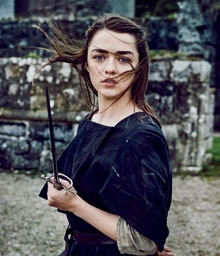
#> input picture raw.jpg, 220 x 256 px, shrunk from 1269 x 1474 before the run
$ python mosaic_jigsaw.py
#> lines starting #> are read from the running program, lines starting #| are printed output that depends on the picture
import os
import time
import cv2
import numpy as np

raw_pic_path = 'raw.jpg'
source_pic_path = 'source'


def calculate_avg_rgb(img):
    # calculate img three rgb average value
    avg_b = np.mean(img[:, :, 0])
    avg_g = np.mean(img[:, :, 1])
    avg_r = np.mean(img[:, :, 2])
    return avg_r, avg_g, avg_b


def create_source_pic_bank(source_pic_path):
    # picture material
    sources = []
    files = os.listdir(source_pic_path)
    for pic_name in files:
        pic_path = os.path.join(source_pic_path, pic_name)
        print(pic_path)
        pic = cv2.imread(pic_path)
        try:
            avg_r, avg_g, avg_b = calculate_avg_rgb(pic)
        except:
            continue
        dic = {'pic_path': pic_path, 'pic': pic,
               'avg_rgb': [avg_r, avg_g, avg_b]}
        sources.append(dic)
    return sources


def find_nearest_pic(pic, sources):
    # find child picture's most like picture in sources
    c_r, c_g, c_b = calculate_avg_rgb(pic)
    nearest_idx = 0
    nearest_distance = 255
    for i, source in enumerate(sources):
        s_r, s_g, s_b = source['avg_rgb']
        distance = abs(s_r-c_r)+abs(s_g-c_g)+abs(s_b-c_b)
        if distance < nearest_distance:
            nearest_distance = distance
            nearest_idx = i
    return nearest_idx


def main():
    raw_pic = cv2.imread(raw_pic_path)
#> raw_pic is the input picture: shape (256, 220, 3); mean B, G, R 87.6, 80.7, 82.3
    h, w, _ = raw_pic.shape
#> h = 256; w = 220
    print('Raw picture weight:', w, 'height:', h)
#| Raw picture weight: 220 height: 256

    sources = create_source_pic_bank(source_pic_path)
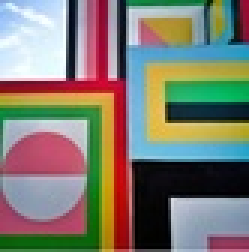
#> input picture source/1.jpg, 83 x 84 px, shrunk from 479 x 481 before the run (shown 3 times larger)
#> in create_source_pic_bank, pic is the input picture: shape (84, 83, 3); mean B, G, R 112.1, 123.5, 126.9
#> in calculate_avg_rgb, `avg_b = np.mean(img[:, :, 0])`: avg_b = 112.1
#> in calculate_avg_rgb, `avg_g = np.mean(img[:, :, 1])`: avg_g = 123.5
#> in calculate_avg_rgb, `avg_r = np.mean(img[:, :, 2])`: avg_r = 126.9
#> in create_source_pic_bank, `avg_r, avg_g, avg_b = calculate_avg_rgb(pic)`: avg_g = 123.5; avg_b = 112.1
#> sources = 3 items
    print('Sources loaded...')

    side1 = 10
    mosaic_pic_index = []  # index of most like pic's index
    for j in range(h//side1):
        t = []
        for i in range(w//side1):
            child_pic = raw_pic[j*side1:j*side1+side1, i*side1:i*side1+side1]
            idx = find_nearest_pic(child_pic, sources)
            t.append(idx)
        mosaic_pic_index.append(t)
    print('Find all nearest pictures of children pictures!')

    side2 = 50
    target_pic = np.zeros(
        (len(mosaic_pic_index)*side2, len(mosaic_pic_index[0])*side2, 3))
#> target_pic: shape (1250, 1100, 3) float64; every value is 0

    for i in range(len(mosaic_pic_index)):
        for j in range(len(mosaic_pic_index[0])):
            nearest_pic = sources[mosaic_pic_index[i][j]]['pic']
            nearest_pic = cv2.resize(nearest_pic, (side2, side2))
            target_pic[i*side2:i*side2+side2, j*side2:j *
                       side2+side2, :] = nearest_pic[:, :, ]
#> this loop made 25 passes
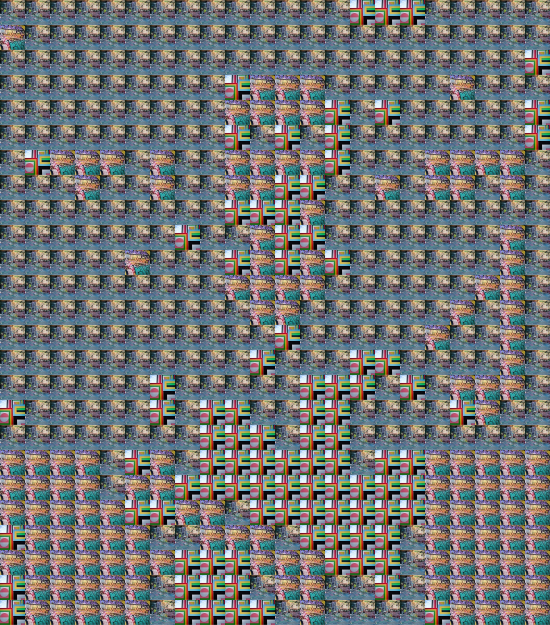
#> target_pic: shape (1250, 1100, 3) float64 (shown at 1/2 size); mean of channels 0, 1, 2 116.1, 116.3, 113.6; drawn as B, G, R

    cv2.imwrite('target.jpg', target_pic)
    print('New picture weight:',
          target_pic.shape[1], 'height:', target_pic.shape[0])
#| New picture weight: 1100 height: 1250


if __name__ == "__main__":
    main()
